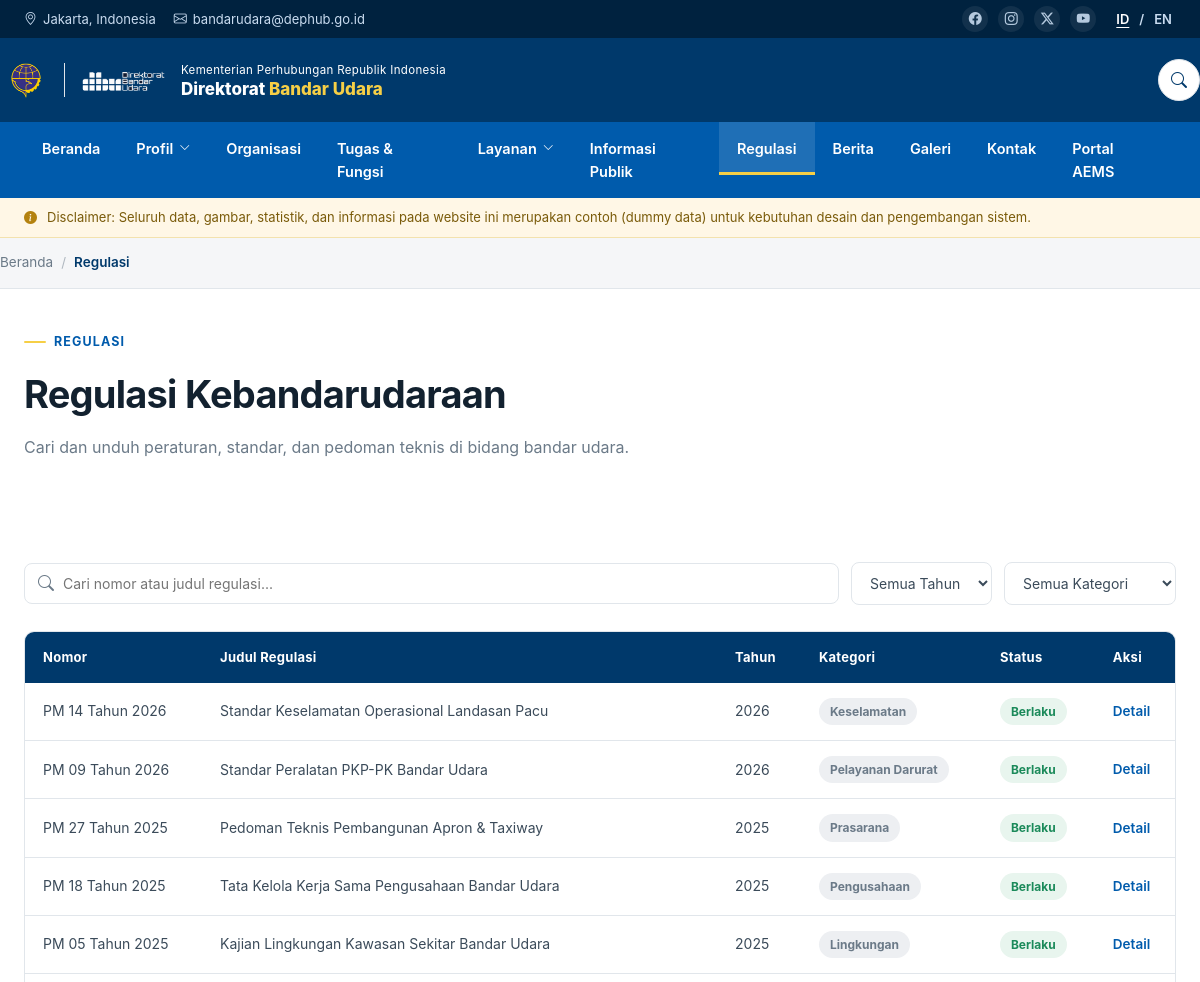
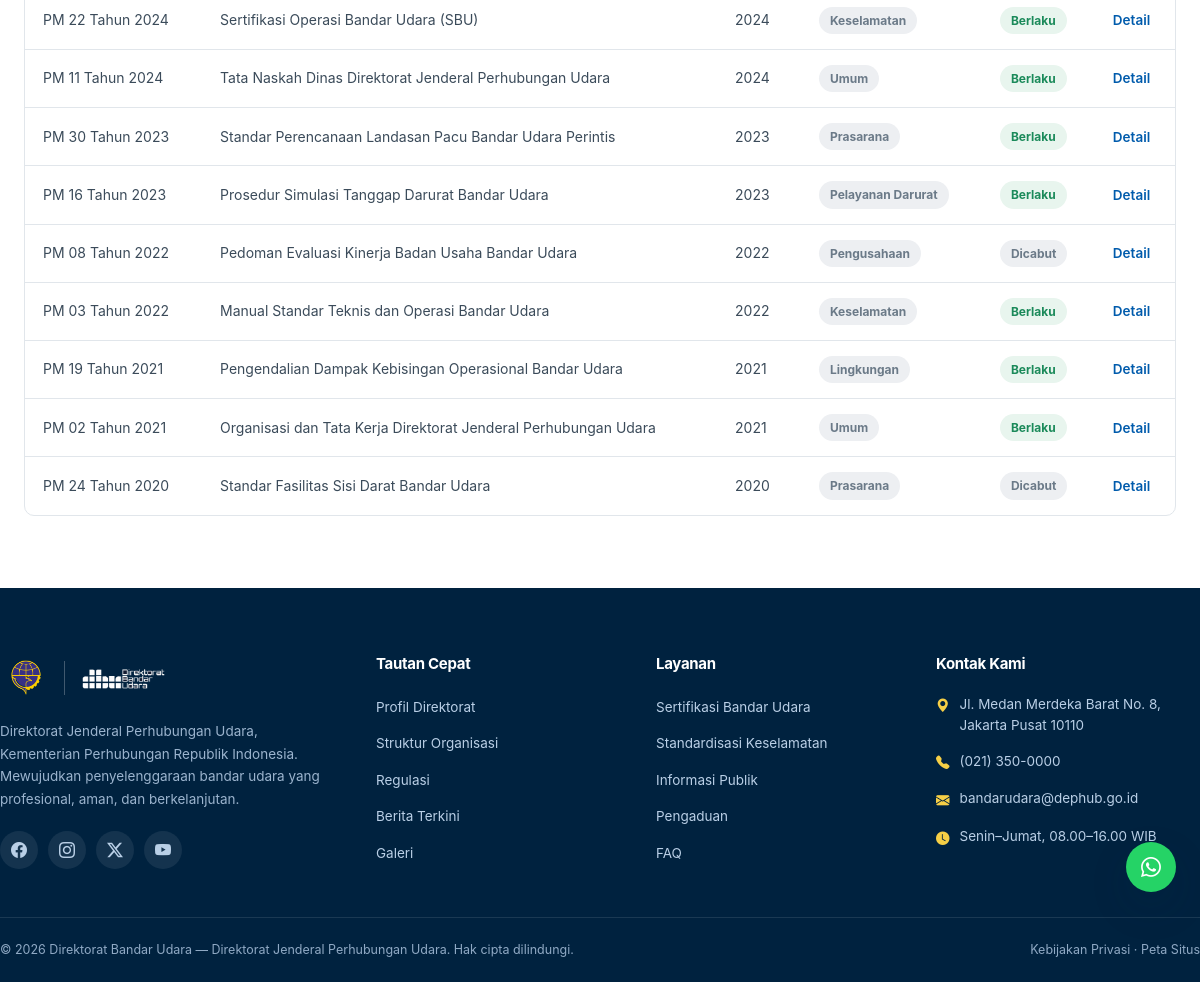
Screenshot of /frontend/pages/regulasi.php with the database file from the repository (2 pictures, top to bottom).
### tables this page shows
CREATE TABLE `menu_items` (
  `id` INT UNSIGNED AUTO_INCREMENT PRIMARY KEY,
  `location` ENUM('navbar','footer_quick','footer_service','social') NOT NULL DEFAULT 'navbar',
  `parent_id` INT UNSIGNED NULL,
  `label` VARCHAR(120) NOT NULL,
  `url` VARCHAR(255) NOT NULL DEFAULT '#',
  `icon` VARCHAR(80) NULL,
  `match_pages` VARCHAR(255) NULL,
  `is_external` TINYINT(1) NOT NULL DEFAULT 0,
  `sort` INT NOT NULL DEFAULT 0,
  `is_active` TINYINT(1) NOT NULL DEFAULT 1,
  KEY `idx_menu_loc` (`location`,`parent_id`,`sort`)
);

CREATE TABLE `page_meta` (
  `id` INT UNSIGNED AUTO_INCREMENT PRIMARY KEY,
  `page_key` VARCHAR(60) NOT NULL UNIQUE,
  `page_label` VARCHAR(120) NOT NULL,
  `meta_title` VARCHAR(200) NULL,
  `meta_description` VARCHAR(255) NULL,
  `eyebrow` VARCHAR(160) NULL,
  `heading` VARCHAR(200) NULL,
  `subtitle` TEXT NULL,
  `breadcrumb` VARCHAR(120) NULL
);

CREATE TABLE `regulations` (
  `id` INT UNSIGNED AUTO_INCREMENT PRIMARY KEY,
  `slug` VARCHAR(180) NOT NULL UNIQUE,
  `number` VARCHAR(120) NOT NULL,
  `title` VARCHAR(255) NOT NULL,
  `year` SMALLINT NOT NULL,
  `category` VARCHAR(40) NOT NULL DEFAULT 'umum',
  `status` ENUM('berlaku','dicabut') NOT NULL DEFAULT 'berlaku',
  `about` TEXT NULL,
  `date_set` DATE NULL,
  `date_published` DATE NULL,
  `file` VARCHAR(255) NULL,
  `sort` INT NOT NULL DEFAULT 0,
  `is_active` TINYINT(1) NOT NULL DEFAULT 1,
  KEY `idx_reg` (`year`,`category`,`status`)
);

### frontend/bootstrap.php (called while the page is built, shortened)
<?php
require_once dirname(__DIR__) . '/shared/functions.php';
function url(string $path = ''): string
{
    $path = ltrim($path, '/');
    return FRONTEND_URL . '/' . $path;
}
function page_start(string $key, array $options = []): array
{
    $meta = page_meta($key);
    $ctx  = [
        'key'         => $key,
        'file'        => basename($_SERVER['SCRIPT_NAME'] ?? 'index.php'),
        'meta'        => $meta,
        'title'       => $options['title']       ?? ($meta['meta_title'] ?: setting('site_title')),
        'description' => $options['description'] ?? ($meta['meta_description'] ?: setting('site_description')),
        'breadcrumbs' => $options['breadcrumbs'] ?? [],
    ];
    return $meta;
}
function page_ctx(): array
{
    return $GLOBALS['dbu_page'];
}
function partial(string $name, array $vars = []): void
{
    extract($vars, EXTR_SKIP);
    include __DIR__ . '/partials/' . $name . '.php';
}

### shared/functions.php (called while the page is built, shortened)
<?php
require_once __DIR__ . '/db.php';
function e(?string $value): string
{
    return htmlspecialchars((string) $value, ENT_QUOTES | ENT_SUBSTITUTE, 'UTF-8');
}
function eurl(?string $value): string
{
    $value = trim((string) $value);
    return e($value);
}
function split_list(?string $value, string $sep = ','): array
{
    if (trim((string) $value) === '') {
        return [];
    }
    return array_values(array_filter(array_map('trim', explode($sep, $value)), fn($v) => $v !== ''));
}
function settings(): array
{
    static $cache = null;
    if ($cache === null) {
        $cache = [];
        foreach (db_all('SELECT setting_key, value FROM settings') as $row) {
            $cache[$row['setting_key']] = $row['value'];
        }
    }
    return $cache;
}
function setting(string $key, string $default = ''): string
{
    $all = settings();
    return isset($all[$key]) && $all[$key] !== null && $all[$key] !== '' ? $all[$key] : $default;
}
function page_meta(string $key): array
{
    $row = db_one('SELECT * FROM page_meta WHERE page_key = ?', [$key]);
    return $row ?: ['page_key' => $key, 'meta_title' => setting('site_title'), 'meta_description' => setting('site_description'),
                    'eyebrow' => null, 'heading' => null, 'subtitle' => null, 'breadcrumb' => null];
}
function menu_items(string $location): array
{
    static $cache = [];
    if (!isset($cache[$location])) {
        $rows = db_all(
            'SELECT * FROM menu_items WHERE location = ? AND is_active = 1 ORDER BY sort, id',
            [$location]
        );
        $tree = [];
        foreach ($rows as $row) {
            if ($row['parent_id'] === null) {
                $row['children'] = [];
                $tree[$row['id']] = $row;
            }
        }
        foreach ($rows as $row) {
            if ($row['parent_id'] !== null && isset($tree[$row['parent_id']])) {
                $tree[$row['parent_id']]['children'][] = $row;
            }
        }
        $cache[$location] = array_values($tree);
    }
    return $cache[$location];
}
function social_links(): array
{
    $map = [
        'social_facebook'  => ['bi-facebook', 'Facebook'],
        'social_instagram' => ['bi-instagram', 'Instagram'],
        'social_twitter'   => ['bi-twitter-x', 'Twitter'],
        'social_youtube'   => ['bi-youtube', 'YouTube'],
    ];
    $out = [];
    foreach ($map as $key => [$icon, $label]) {
        $url = setting($key);
        if ($url !== '') {
            $out[] = ['url' => $url, 'icon' => $icon, 'label' => $label];
        }
    }
    return $out;
}
function asset_url(?string $path): string
{
    $path = ltrim((string) $path, '/');
    return FRONTEND_URL . '/' . $path;
}

### shared/db.php (called while the page is built, shortened)
<?php
function db(): PDO
{
    static $pdo = null;
    if ($pdo instanceof PDO) {
        return $pdo;
    }
    $dsn = sprintf('mysql:host=%s;port=%s;dbname=%s;charset=utf8mb4', DB_HOST, DB_PORT, DB_NAME);
    try {
        $pdo = new PDO($dsn, DB_USER, DB_PASS, [
            PDO::ATTR_ERRMODE            => PDO::ERRMODE_EXCEPTION,
            PDO::ATTR_DEFAULT_FETCH_MODE => PDO::FETCH_ASSOC,
            PDO::ATTR_EMULATE_PREPARES   => false,
        ]);
    } catch (PDOException $e) {
        http_response_code(500);
        $detail = APP_DEBUG ? htmlspecialchars($e->getMessage(), ENT_QUOTES) : '';
        exit(
            '<div style="font-family:system-ui;max-width:640px;margin:80px auto;padding:28px;'
            . 'border:1px solid #E1E6EB;border-radius:12px;">'
            . '<h2 style="margin:0 0 10px;color:#00396B">Koneksi basis data gagal</h2>'
            . '<p style="color:#3B4B5A;line-height:1.6">Pastikan MySQL/MariaDB berjalan dan basis data '
            . '<code>' . DB_NAME . '</code> sudah dibuat. Jalankan <code>database/schema.sql</code> lalu '
            . '<code>database/seed.sql</code>.</p>'
            . ($detail ? '<pre style="background:#F5F6F8;padding:12px;border-radius:8px;overflow:auto">' . $detail . '</pre>' : '')
            . '</div>'
        );
    }
    return $pdo;
}
function db_all(string $sql, array $params = []): array
{
    $stmt = db()->prepare($sql);
    $stmt->execute($params);
    return $stmt->fetchAll();
}
function db_one(string $sql, array $params = []): ?array
{
    $stmt = db()->prepare($sql);
    $stmt->execute($params);
    $row = $stmt->fetch();
    return $row === false ? null : $row;
}

### frontend/pages/regulasi.php (the view, shortened to what this page needs)
<?php
require_once dirname(__DIR__) . '/bootstrap.php';
$meta = page_start('regulasi', ['breadcrumbs' => [['label' => 'Regulasi']]]);
$regs  = db_all('SELECT * FROM regulations WHERE is_active = 1 ORDER BY year DESC, sort, id');
$cats  = db_all('SELECT * FROM regulation_categories WHERE is_active = 1 ORDER BY sort, id');
$catMap = [];
foreach ($cats as $c) {
    $catMap[$c['slug']] = $c['label'];
}
partial('header');
partial('page-title', ['meta' => $meta]);
?>
<section class="section">
  <div class="container">
    <div class="filter-bar">
      <div class="grow">
        <i class="bi bi-search"></i>
        <input type="text" placeholder="Cari nomor atau judul regulasi..." data-reg-search>
      </div>
      <select data-reg-year>
        <option value="all">Semua Tahun</option>
      </select>
      <select data-reg-cat>
        <option value="all">Semua Kategori</option>
      </select>
    </div>
    <div class="table-wrap">
      <table class="reg-table" data-reg-table>
        <thead>
          <tr><th>Nomor</th><th>Judul Regulasi</th><th>Tahun</th><th>Kategori</th><th>Status</th><th>Aksi</th></tr>
        </thead>
        <tbody>
          <?php foreach ($regs as $r):
              $detail = url('pages/regulasi-detail.php?slug=' . urlencode($r['slug'])); ?>
          <tr data-year="<?= (int) $r['year'] ?>" data-cat="<?= e($r['category']) ?>">
            <td><?= e($r['number']) ?></td>
            <td><?= e($r['title']) ?></td>
            <td><?= (int) $r['year'] ?></td>
            <td><span class="badge badge-gray"><?= e($catMap[$r['category']] ?? $r['category']) ?></span></td>
            <td><span class="badge <?= $r['status'] === 'berlaku' ? 'badge-success' : 'badge-gray' ?>"><?= $r['status'] === 'berlaku' ? 'Berlaku' : 'Dicabut' ?></span></td>
            <td>
              <a href="<?= e($detail) ?>" class="dl-link">Detail</a>
            </td>
          </tr>
          <?php endforeach; ?>
        </tbody>
      </table>
    </div>
  </div>
</section>
<?php partial('footer'); ?>

### frontend/partials/header.php (shortened to what this page needs)
<?php
$ctx  = page_ctx();
$navs = menu_items('navbar');
$currentFile = $ctx['file'];
?>
<!DOCTYPE html>
<html lang="id">
<head>
<link rel="stylesheet" href="https://cdnjs.cloudflare.com/ajax/libs/bootstrap-icons/1.11.3/font/bootstrap-icons.min.css">
<link rel="stylesheet" href="<?= e(url('css/style.css')) ?>">
</head>
<body>
<div class="topbar">
  <div class="container">
    <div class="topbar-left">
      <span class="hide-sm"><i class="bi bi-geo-alt"></i> <?= e(setting('contact_city')) ?></span>
      <span class="hide-sm"><i class="bi bi-envelope"></i> <?= e(setting('contact_email')) ?></span>
    </div>
    <div class="topbar-right">
      <div class="social-mini">
        <?php foreach (social_links() as $s): ?>
        <a href="<?= eurl($s['url']) ?>" aria-label="<?= e($s['label']) ?>"><i class="bi <?= e($s['icon']) ?>"></i></a>
        <?php endforeach; ?>
      </div>
      <div class="lang-switch"><button class="active">ID</button><span>/</span><button>EN</button></div>
    </div>
  </div>
</div>
<div class="sticky-stack">
  <header class="header">
    <div class="container brandrow">
      <a href="<?= e(url('index.php')) ?>" class="brand">
        <div class="brand-logos">
          <div class="logo-badge">
            <img src="<?= e(asset_url(setting('logo_primary', 'assets/images/kemenhub.png'))) ?>" alt="Logo Kementerian Perhubungan">
          </div>
          <div class="logo-badge small">
            <img src="<?= e(asset_url(setting('logo_secondary', 'assets/images/logo-dbu.png'))) ?>" alt="Logo Direktorat Bandar Udara">
          </div>
        </div>
        <div class="brand-text">
          <div class="kop"><?= e(setting('brand_kop')) ?></div>
          <div class="name"><?= e(setting('brand_name')) ?> <span><?= e(setting('brand_name_accent')) ?></span></div>
        </div>
      </a>
      <div class="header-actions">
        <button class="icon-btn" data-search-toggle aria-label="Cari"><i class="bi bi-search"></i></button>
      </div>
    </div>
  </header>
  <nav class="navbar">
    <div class="container">
      <ul class="navlist">
        <?php foreach ($navs as $item):
            $match  = split_list($item['match_pages'], ' ');
            $active = $match && in_array($currentFile, $match, true);
        ?>
        <li<?= $active ? ' class="active"' : '' ?>>
          <a href="<?= e($item['is_external'] ? $item['url'] : url($item['url'])) ?>"<?= $item['is_external'] ? ' target="_blank" rel="noopener"' : '' ?>>
            <?= e($item['label']) ?><?= $item['children'] ? ' <i class="bi bi-chevron-down" style="font-size:11px"></i>' : '' ?>
          </a>
        </li>
        <?php endforeach; ?>
      </ul>
    </div>
  </nav>
  <?php if (setting('disclaimer_active', '1') === '1' && setting('disclaimer_text') !== ''): ?>
  <div class="disclaimer">
    <div class="container">
      <i class="bi bi-info-circle-fill"></i>
      <span><?= e(setting('disclaimer_text')) ?></span>
    </div>
  </div>
  <?php endif; ?>
</div>
<?php if (!empty($ctx['breadcrumbs'])): ?>
<div class="breadcrumb-bar">
  <div class="container breadcrumb">
    <a href="<?= e(url('index.php')) ?>">Beranda</a>
    <?php foreach ($ctx['breadcrumbs'] as $i => $crumb):
        $last = $i === count($ctx['breadcrumbs']) - 1; ?>
      <span class="sep">/</span>
      <?php if (!$last && !empty($crumb['url'])): ?>
        <a href="<?= e(url($crumb['url'])) ?>"><?= e($crumb['label']) ?></a>
      <?php else: ?>
        <span class="current"><?= e($crumb['label']) ?></span>
      <?php endif; ?>
    <?php endforeach; ?>
  </div>
</div>
<?php endif; ?>

### frontend/partials/page-title.php (shortened to what this page needs)
<div class="page-title-block">
  <div class="container">
    <?php if (!empty($meta['eyebrow'])): ?><div class="eyebrow"><?= e($meta['eyebrow']) ?></div><?php endif; ?>
    <h1><?= e($meta['heading']) ?></h1>
    <?php if (!empty($meta['subtitle'])): ?><p><?= e($meta['subtitle']) ?></p><?php endif; ?>
  </div>
</div>

### frontend/partials/footer.php (shortened to what this page needs)
<?php
$quick    = menu_items('footer_quick');
$svcLinks = menu_items('footer_service');
$socials  = social_links();
?>
<footer class="footer">
  <div class="container footer-top">
    <div class="footer-brand">
      <div class="footer-logos">
        <div class="logo-badge">
          <img src="<?= e(asset_url(setting('logo_primary', 'assets/images/kemenhub.png'))) ?>" alt="Logo Kementerian Perhubungan">
        </div>
        <div class="logo-badge small">
          <img src="<?= e(asset_url(setting('logo_secondary', 'assets/images/logo-dbu.png'))) ?>" alt="Logo Direktorat Bandar Udara">
        </div>
      </div>
      <p><?= e(setting('footer_description')) ?></p>
      <div class="footer-social">
        <?php foreach ($socials as $s): ?>
        <a href="<?= eurl($s['url']) ?>" aria-label="<?= e($s['label']) ?>"><i class="bi <?= e($s['icon']) ?>"></i></a>
        <?php endforeach; ?>
      </div>
    </div>
    <div>
      <h4>Tautan Cepat</h4>
      <ul class="footer-links">
        <?php foreach ($quick as $item): ?>
        <li><a href="<?= e($item['is_external'] ? $item['url'] : url($item['url'])) ?>"><?= e($item['label']) ?></a></li>
        <?php endforeach; ?>
      </ul>
    </div>
    <div>
      <h4>Layanan</h4>
      <ul class="footer-links">
        <?php foreach ($svcLinks as $item): ?>
        <li><a href="<?= e($item['is_external'] ? $item['url'] : url($item['url'])) ?>"><?= e($item['label']) ?></a></li>
        <?php endforeach; ?>
      </ul>
    </div>
    <div>
      <h4>Kontak Kami</h4>
      <ul class="footer-contact">
        <li><i class="bi bi-geo-alt-fill"></i><span><?= e(setting('contact_address')) ?></span></li>
        <li><i class="bi bi-telephone-fill"></i><span><?= e(setting('contact_phone')) ?></span></li>
        <li><i class="bi bi-envelope-fill"></i><span><?= e(setting('contact_email')) ?></span></li>
        <li><i class="bi bi-clock-fill"></i><span><?= e(setting('contact_hours')) ?></span></li>
      </ul>
    </div>
  </div>
  <div class="container footer-bottom">
    <span>&copy; <?= date('Y') ?> <?= e(setting('footer_copyright')) ?></span>
    <span><a href="#">Kebijakan Privasi</a> &middot; <a href="<?= e(url('pages/kontak.php')) ?>">Peta Situs</a></span>
  </div>
</footer>
<div class="floating-col">
  <a class="fab fab-wa" href="<?= eurl(setting('whatsapp_url', '#')) ?>" aria-label="WhatsApp"><i class="bi bi-whatsapp"></i></a>
</div>
</body>
</html>

### rows the page displays
menu_items: label "Beranda"
menu_items: label "Profil"
menu_items: label "Organisasi"
menu_items: label "Tugas & Fungsi"
menu_items: label "Layanan"
menu_items: label "Informasi Publik"
menu_items: label "Regulasi"
menu_items: label "Berita"
menu_items: label "Galeri"
menu_items: label "Kontak"
menu_items: label "Portal AEMS"
page_meta: eyebrow "REGULASI", heading "Regulasi Kebandarudaraan", subtitle "Cari dan unduh peraturan, standar, dan pedoman teknis di bidang bandar udara."
regulations: number "PM 14 Tahun 2026", title "Standar Keselamatan Operasional Landasan Pacu", year "2026", category "Keselamatan", status "Berlaku"
regulations: number "PM 09 Tahun 2026", title "Standar Peralatan PKP-PK Bandar Udara", year "2026", category "Pelayanan Darurat", status "Berlaku"
regulations: number "PM 27 Tahun 2025", title "Pedoman Teknis Pembangunan Apron & Taxiway", year "2025", category "Prasarana", status "Berlaku"
regulations: number "PM 18 Tahun 2025", title "Tata Kelola Kerja Sama Pengusahaan Bandar Udara", year "2025", category "Pengusahaan", status "Berlaku"
regulations: number "PM 05 Tahun 2025", title "Kajian Lingkungan Kawasan Sekitar Bandar Udara", year "2025", category "Lingkungan", status "Berlaku"
regulations: number "PM 22 Tahun 2024", title "Sertifikasi Operasi Bandar Udara (SBU)", year "2024", category "Keselamatan", status "Berlaku"
regulations: number "PM 11 Tahun 2024", title "Tata Naskah Dinas Direktorat Jenderal Perhubungan Udara", year "2024", category "Umum", status "Berlaku"
regulations: number "PM 30 Tahun 2023", title "Standar Perencanaan Landasan Pacu Bandar Udara Perintis", year "2023", category "Prasarana", status "Berlaku"
regulations: number "PM 16 Tahun 2023", title "Prosedur Simulasi Tanggap Darurat Bandar Udara", year "2023", category "Pelayanan Darurat", status "Berlaku"
regulations: number "PM 08 Tahun 2022", title "Pedoman Evaluasi Kinerja Badan Usaha Bandar Udara", year "2022", category "Pengusahaan", status "Dicabut"
regulations: number "PM 03 Tahun 2022", title "Manual Standar Teknis dan Operasi Bandar Udara", year "2022", category "Keselamatan", status "Berlaku"
regulations: number "PM 19 Tahun 2021", title "Pengendalian Dampak Kebisingan Operasional Bandar Udara", year "2021", category "Lingkungan", status "Berlaku"
regulations: number "PM 02 Tahun 2021", title "Organisasi dan Tata Kerja Direktorat Jenderal Perhubungan Udara", year "2021", category "Umum", status "Berlaku"
regulations: number "PM 24 Tahun 2020", title "Standar Fasilitas Sisi Darat Bandar Udara", year "2020", category "Prasarana", status "Dicabut"
menu_items: label "Profil Direktorat"
menu_items: label "Struktur Organisasi"
menu_items: label "Regulasi"
menu_items: label "Berita Terkini"
menu_items: label "Galeri"
menu_items: label "Sertifikasi Bandar Udara"
menu_items: label "Standardisasi Keselamatan"
menu_items: label "Informasi Publik"
menu_items: label "Pengaduan"
menu_items: label "FAQ"

### other values shown
setting('contact_city') "Jakarta, Indonesia"
setting('contact_email') "bandarudara@dephub.go.id"
setting('brand_kop') "Kementerian Perhubungan Republik Indonesia"
setting('brand_name') "Direktorat"
setting('brand_name_accent') "Bandar Udara"
setting('disclaimer_text') "Disclaimer: Seluruh data, gambar, statistik, dan informasi pada website ini merupakan contoh (dummy data) untuk kebutuhan desain dan pengembangan sistem."
$crumb['label'] "Regulasi"
setting('footer_description') "Direktorat Jenderal Perhubungan Udara, Kementerian Perhubungan Republik Indonesia. Mewujudkan penyelenggaraan bandar udara yang profesional, aman, dan berkelanjutan."
setting('contact_address') "Jl. Medan Merdeka Barat No. 8, Jakarta Pusat 10110"
setting('contact_phone') "(021) 350-0000"
setting('contact_hours') "Senin–Jumat, 08.00–16.00 WIB"
setting('footer_copyright') "Direktorat Bandar Udara — Direktorat Jenderal Perhubungan Udara. Hak cipta dilindungi."
